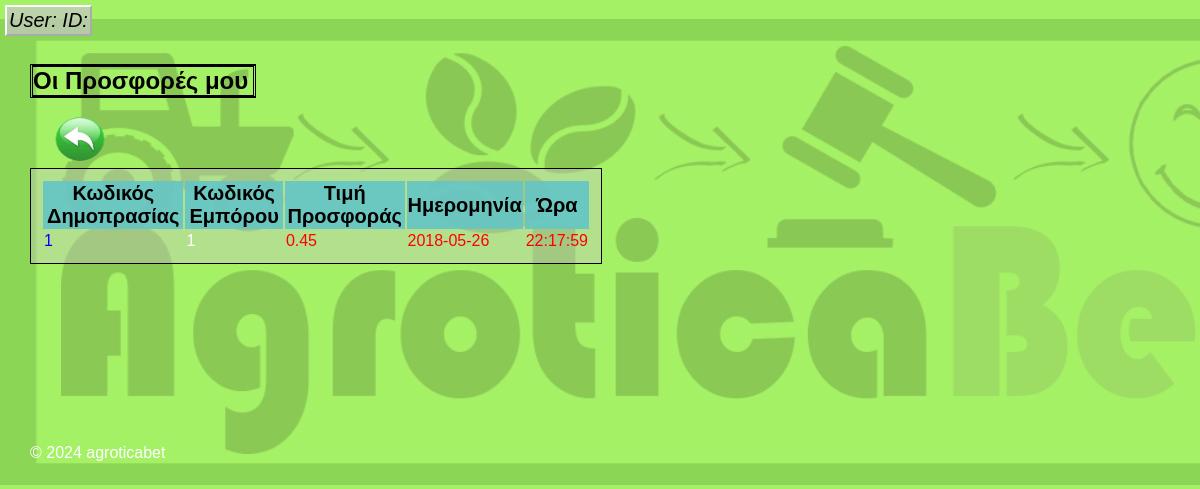
The app's page /public/traders/trader_offers.php (signed in) with its own data.
### tables this page shows
CREATE TABLE `offers` (
  `id` int(11) NOT NULL,
  `code_auction` int(11) DEFAULT NULL,
  `code_trader` int(11) DEFAULT NULL,
  `price_offer` float DEFAULT NULL,
  `date` date DEFAULT NULL,
  `time` time DEFAULT NULL
);

### private/functions.php (called while the page is built, shortened)
<?php
function url_for($script_path) {
  return WWW_ROOT . $script_path;
}
function h($string="") {
  return htmlspecialchars($string);
}
?>

### private/database.php (called while the page is built, shortened)
<?php
  function db_escape($connection, $string) {
    return mysqli_real_escape_string($connection, $string);
  }
?>

### private/query_functions.php (called while the page is built, shortened)
<?php
    function find_offers_by_tr_id($id) {
      global $db;
      $sql = "SELECT * FROM offers ";
      $sql .= "WHERE code_trader='" . db_escape($db, $id) . "'";
      $result = mysqli_query($db, $sql);
      return $result;
    }
  ?>

### public/traders/trader_offers.php (the view, shortened to what this page needs)
<?php
$id=$_SESSION['trader_id'];
$offers_set = find_offers_by_tr_id($id);
?>
<!DOCTYPE html PUBLIC "-//W3C//DTD XHTML 1.0 Strict//EN""http://www.w3.org/TR/xhtml1/DTD/xhtml1-strict.dtd">
<html xmlns="http://www.w3.org/1999/xhtml">
<body background="<?php echo url_for('/images/eksofylo2.jpg'); ?>">
	<head>
		   <link rel="stylesheet"  media="all" href="<?php echo url_for('/stylesheets/public.css'); ?>" />
	</head>
		<div id="logo">
      User: <?php echo $_SESSION['username_producer'] ?? ' '; ?>
      ID: <?php echo $_SESSION['producer_id'] ?? ' '; ?>
		</div>
		<br>
		<h1 class="auctions1">Οι Προσφορές μου </h1>
</body>
</html>
<form class="back_btn" action="<?php echo url_for('/traders/index.php'); ?>">
  <input type="image" src="back.png" alt="Submit"  width="100" height="50">
</form>
<div id="content4">
  <div class="auctions listing">
    <table class="list">
      <tr class="menu">
        <th>Κωδικός Δημοπρασίας</th>
        <th>Κωδικός Εμπόρου</th>
        <th>Τιμή Προσφοράς</th>
        <th>Ημερομηνία</th>
        <th>Ώρα</th>
      </tr>
  <?php while($offer = mysqli_fetch_assoc($offers_set)) { ?>
      <tr>
          <td class="id1"><?php echo h($offer['code_auction']); ?></td>
          <td><?php echo h($offer['code_trader']); ?></td>
          <td class="end"><?php echo h($offer['price_offer']); ?></td>
          <td class="end"><?php echo h($offer['date']); ?></td>
          <td class="end"><?php echo h($offer['time']); ?></td>
       </tr>
  <?php } ?>
  </table>
</div>
</div>
<?php include(SHARED_PATH . '/staff_footer.php'); ?>

### public/stylesheets/public.css (style rules this page uses)
body { font-family: Arial; font-size: 12pt; margin: 30px 30px 30px 30px; background-image: url("pictures/eksofylo2.jpg");; color: white; background-repeat: no-repeat; }
#logo { text-align: center; color: black; font-style: italic; position: absolute; top: 5px; left: 5px; padding: 2px; background-color: rgba(199, 198, 198,0.7); text-decoration: none; color: black; font-size: 15pt; border: 2px outset white; }
h1 { text-decoration: none; color: white; font-size: 18pt; border-style: dotted solid dashed double; width: 220px; }
.back_btn { left: 5px; top: 1px; }
.menu { padding: 10px; background-color: rgba(100, 198, 198,0.9); color: black; font-size: 15pt; }
.auctions1 { text-decoration: none; color: black; font-size: 18pt; border-style: solid double; width: 220px; }
.id1 { color: blue; font-size: 12pt; }
.end { color: red; font-size: 12pt; }
#content4 { padding: 10px; background-color: rgba(199, 198, 198,0.4); width: 550px; border: 1px solid black; }

### records on screen
offers: code_auction "1", code_trader "1", price_offer "0.45", date "2018-05-26", time "22:17:59"
